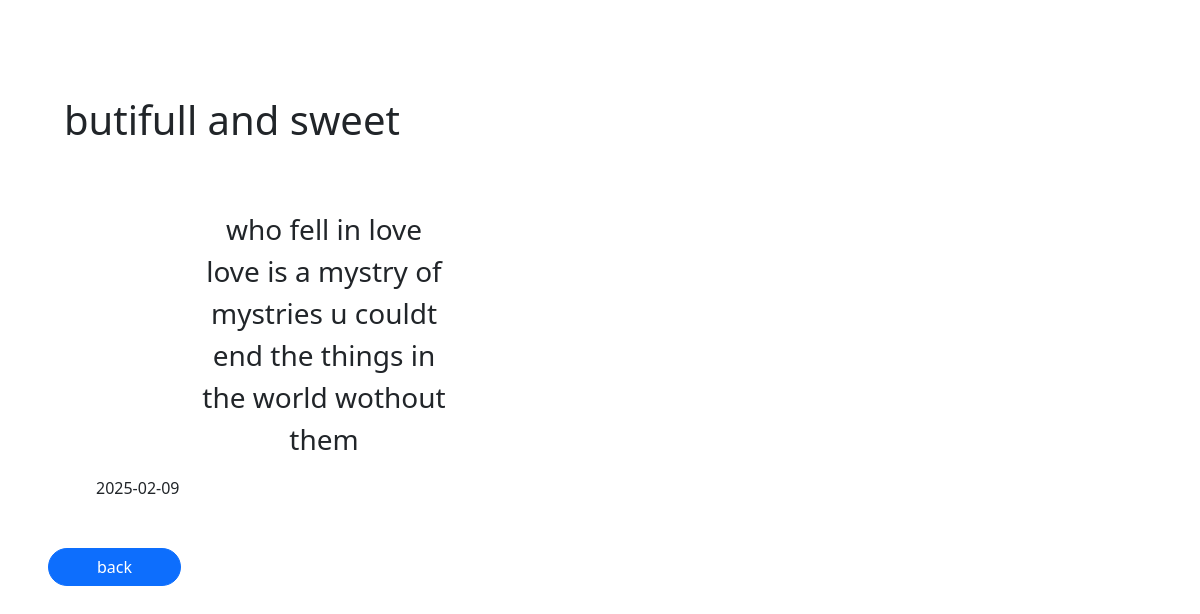
The page /detail/butifull-and-sweet/ (signed in) on the database its author committed.
### formview/models.py (models this page shows, shortened)
class Trial(models.Model):
    username = models.ForeignKey(User,on_delete=models.CASCADE)
    name = models.CharField(max_length=6)
    title = models.CharField(max_length=255)
    slug = models.SlugField()
    message = models.CharField(max_length=255)
    date = models.DateField(auto_now_add=True)

### formview/views.py (the view)
# urls.py: path("detail/<slug:slug>/", DetailViewPage.as_view(), name="detail"),
class DetailViewPage(LoginRequiredMixin,DetailView):
    model = Trial
    login_url = reverse_lazy('form_views:login')
    template_name = 'Detail.html'
    context_object_name = 'detail'

### formview/templates/Detail.html (shortened to what this page needs)
<!DOCTYPE html>
<html lang="en">
<head>
    <link href="https://cdn.jsdelivr.net/npm/bootstrap@5.0.2/dist/css/bootstrap.min.css" rel="stylesheet">
</head>
<body>
         <div class="w-50 ps-5 mt-5">
            <h1 class="px-3 py-5 mb-3 ">{{detail.title}}</h1>
            <p class="w-50 container text-xl-center fs-3">{{detail.message}}</p>
            <span class="px-5">{{detail.date|date:'Y-m-d'}}</span>
         </div>
         <a class="px-5" href="{%url 'form_views:listView'%}"><button class="mt-5 btn mb-3 px-5 btn-primary rounded-pill"> back </button></a>
</body>
</html>

### rows shown on the page
Trial: title "butifull and sweet", message "who fell in love love is a mystry of mystries u couldt end the things in the world wothout them", date "2025-02-09"
